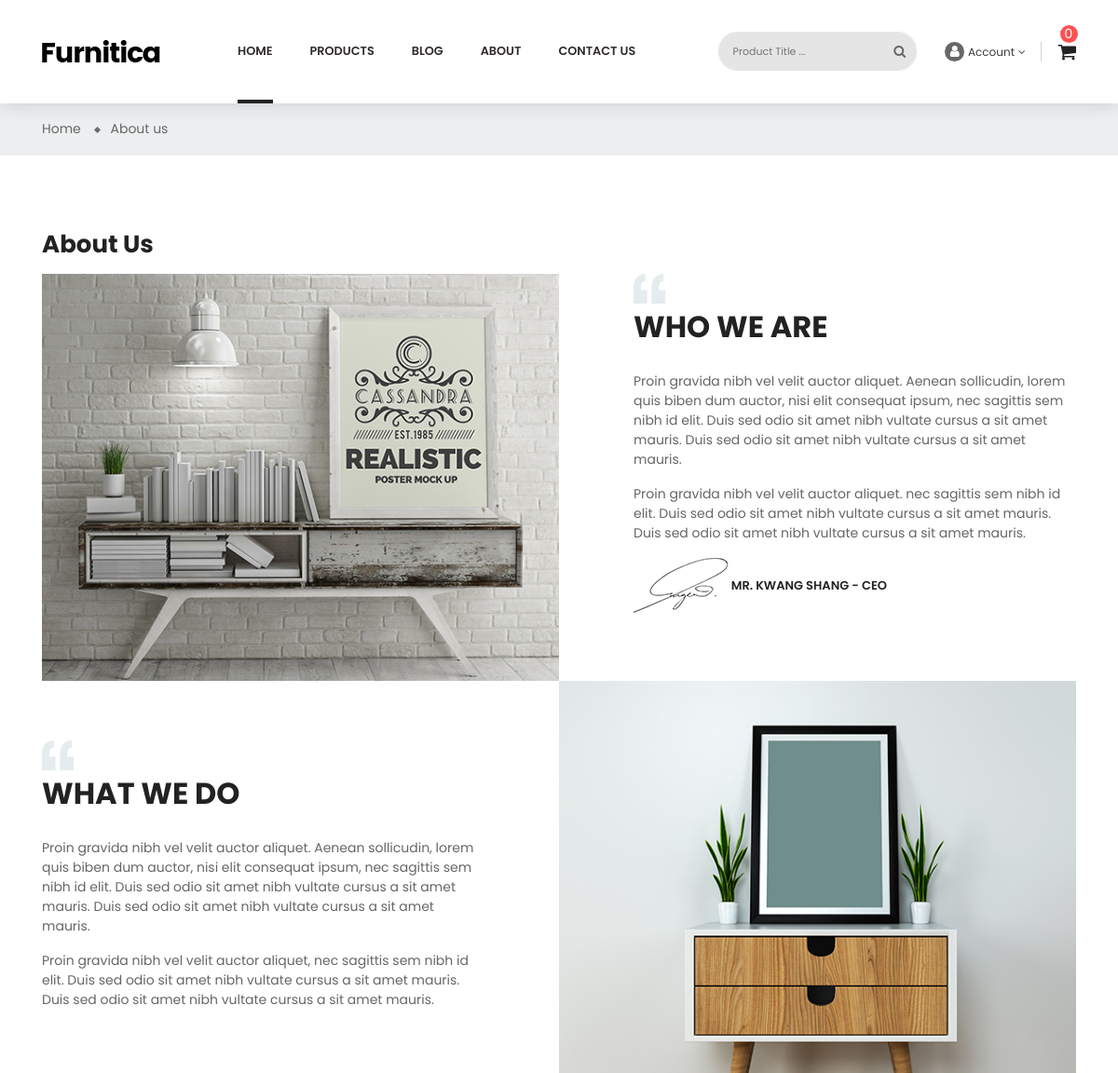
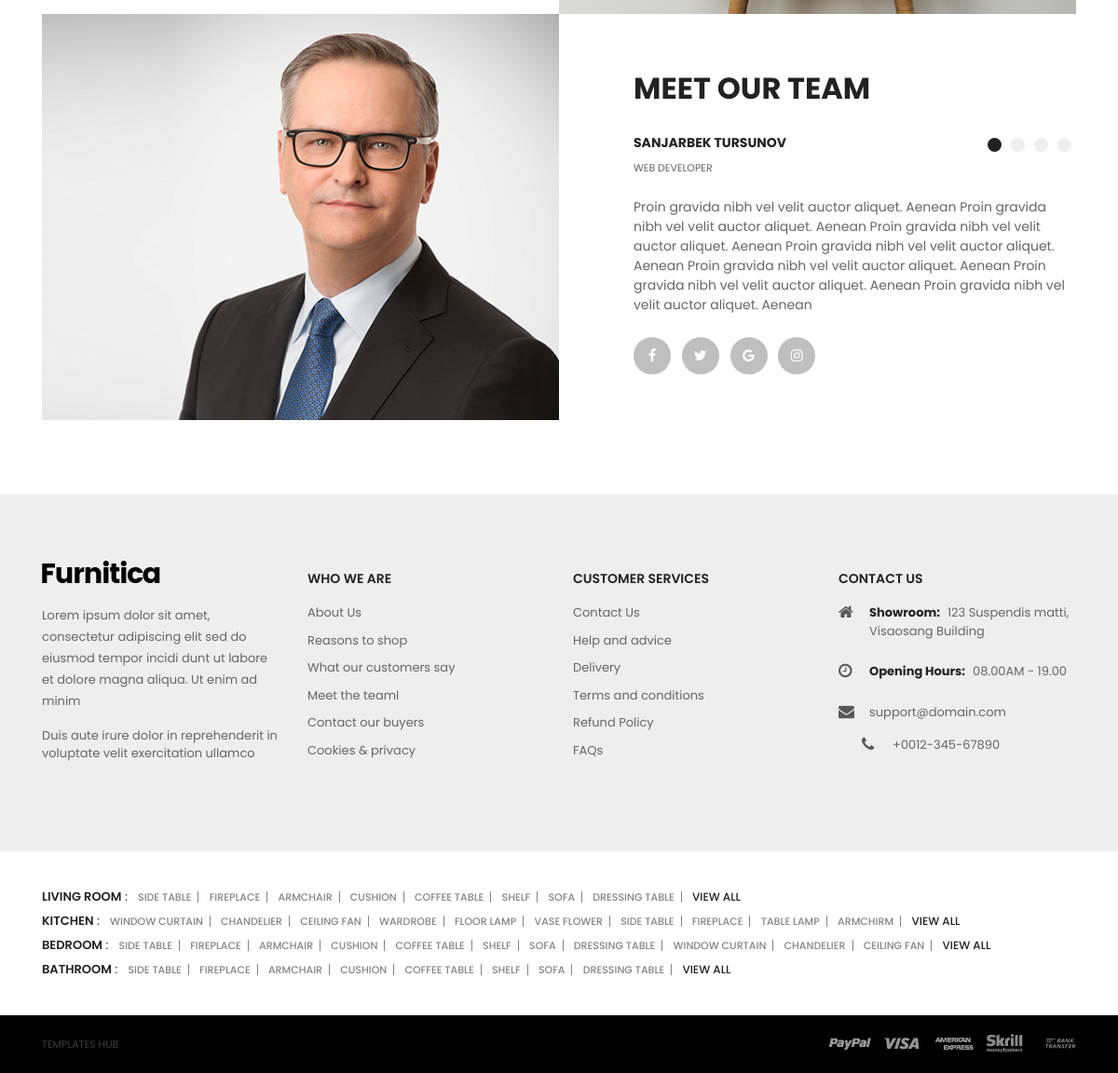
Screenshot of /en/about/ with the database file from the repository (2 pictures, top to bottom).
### about/models.py (models this page shows, shortened)
class TeamModel(models.Model):
    name = models.CharField(max_length=50, verbose_name=_('Name'))
    position = models.CharField(max_length=50, verbose_name=_('Position'))
    about = models.TextField(verbose_name=_('About'))
    created_at = models.DateTimeField(auto_now_add=True, verbose_name=_('Created At'))
    class Meta:
        verbose_name = _('Team Member')
        verbose_name_plural = _('Team Members')

### about/views.py (the view)
# urls.py: path('', AboutTemplateView.as_view(), name='about')
class AboutTemplateView(TemplateView):
    template_name = 'about-us.html'
    def get_context_data(self, **kwargs):
        context = super(AboutTemplateView, self).get_context_data(**kwargs)
        context['team_members'] = TeamModel.objects.all()
        return context

### home/templatetags/my_tags.py (called while the page is built)
@register.simple_tag
def cart_products(request):
    return len(request.session.get('cart', []))

### templates/about-us.html
{% extends 'layouts/base.html' %}
{% load static %}
{% load i18n %}
{% block content %}
    <body id="about-us" class="blog">
    <div class="main-content">
        <div id="wrapper-site">
            <div id="content-wrapper">
                <nav class="breadcrumb-bg">
                    <div class="container no-index">
                        <div class="breadcrumb">
                            <ol>
                                <li>
                                    <a href="{% url 'home:home' %}">
                                        <span>Home</span>
                                    </a>
                                </li>
                                <li>
                                    <a href="{% url 'about:about' %}">
                                        <span>About us</span>
                                    </a>
                                </li>
                            </ol>
                        </div>
                    </div>
                </nav>
                <div id="main">
                    <div class="page-home">
                        <div class="container">
                            <div class="about-us-content">
                                <h1 class="title-page">About Us</h1>
                                <div class="row">
                                    <div class="col-lg-6 col-md-6 col-sm-6 right">
                                        <a href="#">
                                            <img class="img-fluid" src="{% static 'img/other/1.jpg' %}" alt="#"/>
                                        </a>
                                    </div>
                                    <div class="col-lg-6 col-md-6 col-sm-6 left">
                                        <div class="cms-block f-right">
                                            <h3 class="page-subheading">WHO WE ARE</h3>
                                            <p>Proin gravida nibh vel velit auctor aliquet. Aenean sollicudin, lorem
                                                quis
                                                biben
                                                dum auctor, nisi elit consequat ipsum, nec sagittis sem nibh id elit.
                                                Duis
                                                sed odio sit amet nibh vultate cursus a sit amet mauris. Duis sed odio
                                                sit
                                                amet nibh vultate cursus a sit amet mauris.</p>
                                            <p>Proin gravida nibh vel velit auctor aliquet. nec sagittis sem nibh id
                                                elit.
                                                Duis
                                                sed odio sit amet nibh vultate cursus a sit amet mauris. Duis sed odio
                                                sit
                                                amet nibh vultate cursus a sit amet mauris.</p>
                                            <a>
                                                <img class="img-fluid" src="{% static 'img/other/4.png' %}" alt="#"/>
                                                <span>Mr. kwang shang - CEO</span>
                                            </a>
                                        </div>
                                    </div>
                                    <div class="col-lg-6 col-md-6 col-sm-6 right">
                                        <div class="cms-block f-left">
                                            <h3 class="page-subheading">WHAT WE DO</h3>
                                            <p>Proin gravida nibh vel velit auctor aliquet. Aenean sollicudin, lorem
                                                quis
                                                biben
                                                dum auctor, nisi elit consequat ipsum, nec sagittis sem nibh id elit.
                                                Duis
                                                sed odio sit amet nibh vultate cursus a sit amet mauris. Duis sed odio
                                                sit
                                                amet nibh vultate cursus a sit amet mauris.</p>
                                            <p>Proin gravida nibh vel velit auctor aliquet, nec sagittis sem nibh id
                                                elit.
                                                Duis
                                                sed odio sit amet nibh vultate cursus a sit amet mauris. Duis sed odio
                                                sit
                                                amet nibh vultate cursus a sit amet mauris.</p>
                                        </div>
                                    </div>
                                    <div class="col-lg-6 col-md-6 col-sm-6 left">
                                        <a href="#">
                                            <img class="img-fluid" src="{% static 'img/other/2.jpg' %}" alt="#"/>
                                        </a>
                                    </div>
                                    <div class="col-lg-6 col-md-6 col-sm-6 right">
                                        <a href="#">
                                            <img class="img-fluid" src="{% static 'img/other/3.jpg' %}" alt="#"/>
                                        </a>
                                    </div>
                                    <div class="col-lg-6 col-md-6 col-sm-6 left">
                                        <div class="cms-block f-right">
                                            <h3 class="page-subheading no-before">MEET OUR TEAM</h3>
                                            <div class="testimonials owl-carousel owl-theme owl-loaded owl-drag">
                                                {% for team_member in team_members %}
                                                    <div class="item">
                                                        <div class="name">{{ team_member.name }}</div>
                                                        <div class="position">{{ team_member.position }}</div>
                                                        <p>{{ team_member.about }}</p>
                                                    </div>
                                                {% endfor %}
                                            </div>
                                            <div class="social-content">
                                                <div class="social">
                                                    <ul class="list-inline mb-0 justify-content-end">
                                                        <li class="list-inline-item mb-0">
                                                            <a href="#" target="_blank">
                                                                <i class="fa fa-facebook"></i>
                                                            </a>
                                                        </li>
                                                        <li class="list-inline-item mb-0">
                                                            <a href="#" target="_blank">
                                                                <i class="fa fa-twitter"></i>
                                                            </a>
                                                        </li>
                                                        <li class="list-inline-item mb-0">
                                                            <a href="#" target="_blank">
                                                                <i class="fa fa-google"></i>
                                                            </a>
                                                        </li>
                                                        <li class="list-inline-item mb-0">
                                                            <a href="#" target="_blank">
                                                                <i class="fa fa-instagram"></i>
                                                            </a>
                                                        </li>
                                                    </ul>
                                                </div>
                                            </div>
                                        </div>
                                    </div>
                                </div>
                            </div>
                        </div>
                    </div>
                </div>
            </div>
        </div>
    </div>
    </body>
{% endblock %}

### rows the page displays
TeamModel: name "SANJARBEK TURSUNOV", position "WEB DEVELOPER", about "Proin gravida nibh vel velit auctor aliquet. Aenean Proin gravida nibh vel velit auctor aliquet. Aenean Proin gravida nibh vel velit auctor aliquet. Aenean Proin gravida nibh vel velit auctor aliquet. Aenean Proin gravida nibh vel velit auctor aliquet. Aenean Proin gravida nibh vel velit auctor aliquet. Aenean Proin gravida nibh vel velit auctor aliquet. Aenean"
